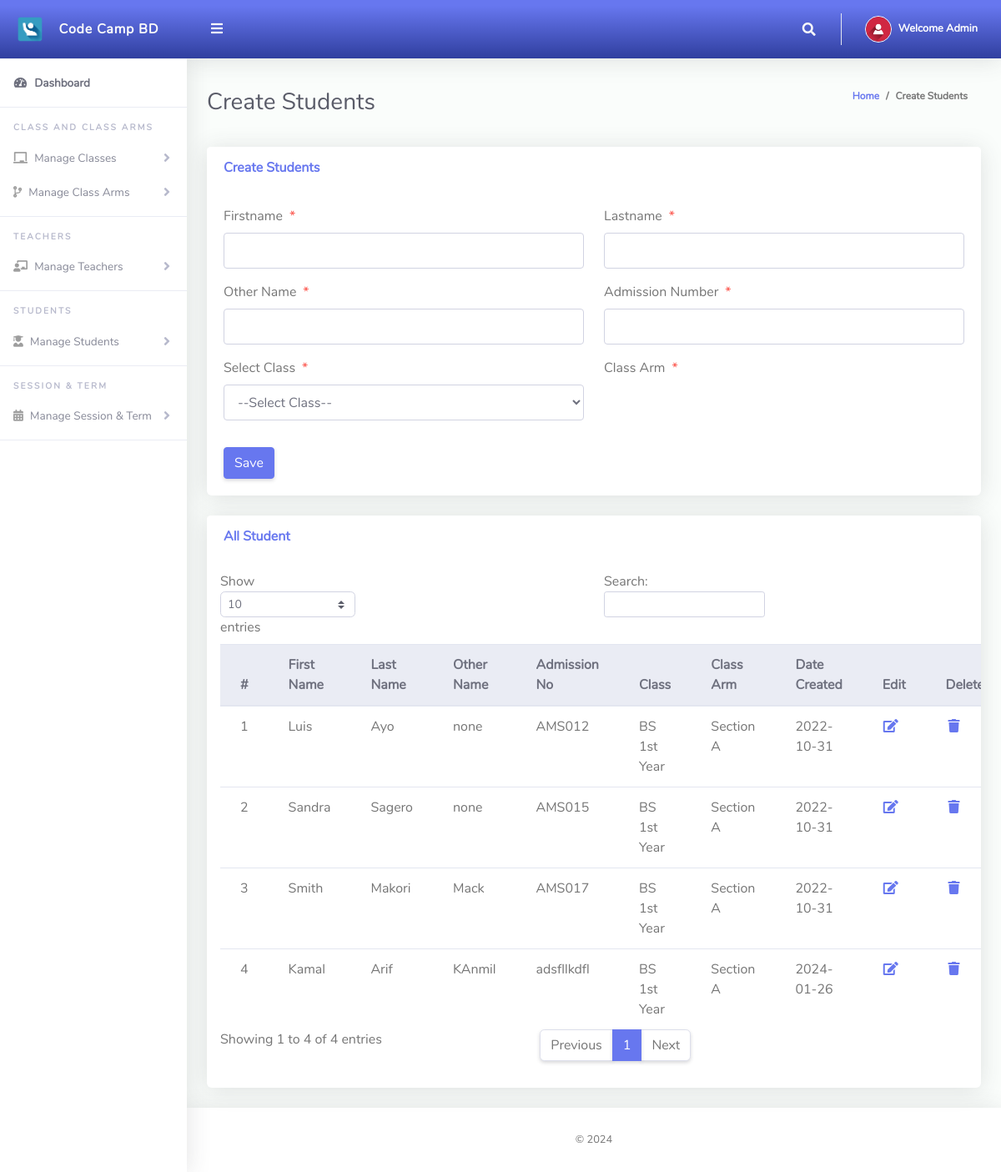
Page /Admin/createStudents.php (signed in) on the committed database.
### tables this page shows
CREATE TABLE `tblstudents` (
  `Id` int(10) NOT NULL,
  `firstName` varchar(255) NOT NULL,
  `lastName` varchar(255) NOT NULL,
  `otherName` varchar(255) NOT NULL,
  `admissionNumber` varchar(255) NOT NULL,
  `password` varchar(50) NOT NULL,
  `classId` varchar(10) NOT NULL,
  `classArmId` varchar(10) NOT NULL,
  `dateCreated` varchar(50) NOT NULL
);

CREATE TABLE `tblclass` (
  `Id` int(10) NOT NULL,
  `className` varchar(255) NOT NULL
);

CREATE TABLE `tblclassarms` (
  `Id` int(10) NOT NULL,
  `classId` varchar(10) NOT NULL,
  `classArmName` varchar(255) NOT NULL,
  `isAssigned` varchar(10) NOT NULL
);

### Admin/createStudents.php (the view, shortened to what this page needs)
<?php
include '../Includes/dbcon.php';
?>
<!DOCTYPE html>
<html lang="en">
<head>
  <link href="../vendor/fontawesome-free/css/all.min.css" rel="stylesheet" type="text/css">
  <link href="../vendor/bootstrap/css/bootstrap.min.css" rel="stylesheet" type="text/css">
  <link href="css/ruang-admin.min.css" rel="stylesheet">
</head>
<body id="page-top">
  <div id="wrapper">
      <?php include "Includes/sidebar.php";?>
    <div id="content-wrapper" class="d-flex flex-column">
      <div id="content">
       <?php include "Includes/topbar.php";?>
        <div class="container-fluid" id="container-wrapper">
          <div class="d-sm-flex align-items-center justify-content-between mb-4">
            <h1 class="h3 mb-0 text-gray-800">Create Students</h1>
            <ol class="breadcrumb">
              <li class="breadcrumb-item"><a href="./">Home</a></li>
              <li class="breadcrumb-item active" aria-current="page">Create Students</li>
            </ol>
          </div>
          <div class="row">
            <div class="col-lg-12">
              <div class="card mb-4">
                <div class="card-header py-3 d-flex flex-row align-items-center justify-content-between">
                  <h6 class="m-0 font-weight-bold text-primary">Create Students</h6>
                </div>
                <div class="card-body">
                  <form method="post">
                   <div class="form-group row mb-3">
                        <div class="col-xl-6">
                        <label class="form-control-label">Firstname<span class="text-danger ml-2">*</span></label>
                        <input type="text" class="form-control" name="firstName" value="<?php echo $row['firstName'];?>" id="exampleInputFirstName" >
                        </div>
                        <div class="col-xl-6">
                        <label class="form-control-label">Lastname<span class="text-danger ml-2">*</span></label>
                      <input type="text" class="form-control" name="lastName" value="<?php echo $row['lastName'];?>" id="exampleInputFirstName" >
                        </div>
                    </div>
                     <div class="form-group row mb-3">
                        <div class="col-xl-6">
                        <label class="form-control-label">Other Name<span class="text-danger ml-2">*</span></label>
                        <input type="text" class="form-control" name="otherName" value="<?php echo $row['otherName'];?>" id="exampleInputFirstName" >
                        </div>
                        <div class="col-xl-6">
                        <label class="form-control-label">Admission Number<span class="text-danger ml-2">*</span></label>
                      <input type="text" class="form-control" required name="admissionNumber" value="<?php echo $row['admissionNumber'];?>" id="exampleInputFirstName" >
                        </div>
                    </div>
                    <div class="form-group row mb-3">
                        <div class="col-xl-6">
                        <label class="form-control-label">Select Class<span class="text-danger ml-2">*</span></label>
                         <?php
                        $qry= "SELECT * FROM tblclass ORDER BY className ASC";
                        $result = $conn->query($qry);
                        $num = $result->num_rows;
                        if ($num > 0){
                          echo ' <select required name="classId" onchange="classArmDropdown(this.value)" class="form-control mb-3">';
                          echo'<option value="">--Select Class--</option>';
                                  echo '</select>';
                              }
                            ?>
                        </div>
                        <div class="col-xl-6">
                        <label class="form-control-label">Class Arm<span class="text-danger ml-2">*</span></label>
                        </div>
                    </div>
                      <?php
                    if (isset($Id))
                    {
                    ?>
                    <button type="submit" name="update" class="btn btn-warning">Update</button>
                    &nbsp;&nbsp;&nbsp;&nbsp;&nbsp;&nbsp;&nbsp;&nbsp;&nbsp;&nbsp;
                    <?php
                    } else {
                    ?>
                    <button type="submit" name="save" class="btn btn-primary">Save</button>
                    <?php
                    }
                    ?>
                  </form>
                </div>
              </div>
                 <div class="row">
              <div class="col-lg-12">
              <div class="card mb-4">
                <div class="card-header py-3 d-flex flex-row align-items-center justify-content-between">
                  <h6 class="m-0 font-weight-bold text-primary">All Student</h6>
                </div>
                <div class="table-responsive p-3">
                  <table class="table align-items-center table-flush table-hover" id="dataTableHover">
                    <thead class="thead-light">
                      <tr>
                        <th>#</th>
                        <th>First Name</th>
                        <th>Last Name</th>
                        <th>Other Name</th>
                        <th>Admission No</th>
                        <th>Class</th>
                        <th>Class Arm</th>
                        <th>Date Created</th>
                         <th>Edit</th>
                        <th>Delete</th>
                      </tr>
                    </thead>
                    <tbody>
                  <?php
                      $query = "SELECT tblstudents.Id,tblclass.className,tblclassarms.classArmName,tblclassarms.Id AS classArmId,tblstudents.firstName,
                      tblstudents.lastName,tblstudents.otherName,tblstudents.admissionNumber,tblstudents.dateCreated
                      FROM tblstudents
                      INNER JOIN tblclass ON tblclass.Id = tblstudents.classId
                      INNER JOIN tblclassarms ON tblclassarms.Id = tblstudents.classArmId";
                      $rs = $conn->query($query);
                      $num = $rs->num_rows;
                      $sn=0;
                      if($num > 0)
                      {
                        while ($rows = $rs->fetch_assoc())
                          {
                             $sn = $sn + 1;
                            echo"
                              <tr>
                                <td>".$sn."</td>
                                <td>".$rows['firstName']."</td>
                                <td>".$rows['lastName']."</td>
                                <td>".$rows['otherName']."</td>
                                <td>".$rows['admissionNumber']."</td>
                                <td>".$rows['className']."</td>
                                <td>".$rows['classArmName']."</td>
                                 <td>".$rows['dateCreated']."</td>
                                <td><a href='?action=edit&Id=".$rows['Id']."'><i class='fas fa-fw fa-edit'></i></a></td>
                                <td><a href='?action=delete&Id=".$rows['Id']."'><i class='fas fa-fw fa-trash'></i></a></td>
                              </tr>";
                          }
                      }
                      else
                      {
                           echo
                           "<div class='alert alert-danger' role='alert'>
                            No Record Found!
                            </div>";
                      }
                      ?>
                    </tbody>
                  </table>
                </div>
              </div>
            </div>
            </div>
          </div>
        </div>
      </div>
       <?php include "Includes/footer.php";?>
    </div>
  </div>
</body>
</html>

### Admin/Includes/topbar.php (shortened to what this page needs)
<?php
  $query = "SELECT * FROM tbladmin WHERE Id = ".$_SESSION['userId']."";
  $rs = $conn->query($query);
  $rows = $rs->fetch_assoc();
  $fullName = $rows['firstName']." ".$rows['lastName'];
?>
<nav class="navbar navbar-expand navbar-light bg-gradient-primary topbar mb-4 static-top">
          <button id="sidebarToggleTop" class="btn btn-link rounded-circle mr-3">
            <i class="fa fa-bars"></i>
          </button>
          <ul class="navbar-nav ml-auto">
            <li class="nav-item dropdown no-arrow">
              <a class="nav-link dropdown-toggle" href="#" id="searchDropdown" role="button" data-toggle="dropdown"
                aria-haspopup="true" aria-expanded="false">
                <i class="fas fa-search fa-fw"></i>
              </a>
            </li>
            <li class="nav-item dropdown no-arrow">
              <a class="nav-link dropdown-toggle" href="#" id="userDropdown" role="button" data-toggle="dropdown"
                aria-haspopup="true" aria-expanded="false">
                <img class="img-profile rounded-circle" src="img/user-icn.png" style="max-width: 60px">
                <span class="ml-2 d-none d-lg-inline text-white small"><b>Welcome <?php echo $fullName;?></b></span>
              </a>
            </li>
          </ul>
        </nav>

### rows in the picture
tblstudents: firstName "Luis", lastName "Ayo", otherName "none", admissionNumber "AMS012", classId.className "BS 1st Year", classArmId.classArmName "Section A", dateCreated "2022-10-31"
tblstudents: firstName "Sandra", lastName "Sagero", otherName "none", admissionNumber "AMS015", classId.className "BS 1st Year", classArmId.classArmName "Section A", dateCreated "2022-10-31"
tblstudents: firstName "Smith", lastName "Makori", otherName "Mack", admissionNumber "AMS017", classId.className "BS 1st Year", classArmId.classArmName "Section A", dateCreated "2022-10-31"
tblstudents: firstName "Kamal", lastName "Arif", otherName "KAnmil", admissionNumber "adsfllkdfl", classId.className "BS 1st Year", classArmId.classArmName "Section A", dateCreated "2024-01-26"

### other values in the picture
$fullName "Admin"
